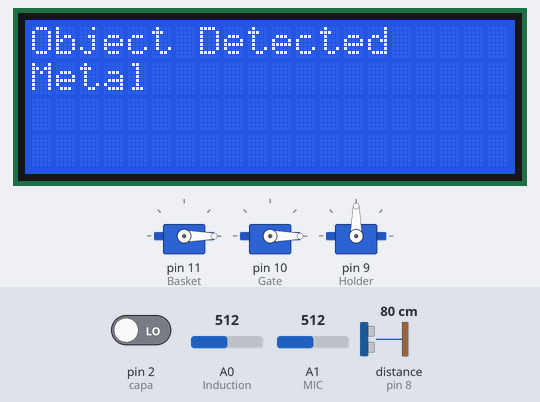
Recording of a sketch running on a simulated Arduino Uno, built with avr-gcc and run on an emulated ATmega328P. Shown: 20×4 character LCD, 3 × servo. Wiring (inferred from the names in the program): ultrasonic range finder: trigger pin 7; echo pin 8. The inputs (shaded band) are chosen by the test bench; at power-on: A0 (Induction) = 512, distance to the obstacle (sensor on pin 8) 80 cm, pin 2 (capa) LOW, A1 (MIC) = 512. The echo pulse lasts 58.3 µs per cm; what the sketch prints to the serial monitor is not drawn.

Above: at 3.7 s.
3.8 s: A0 (Induction) set to 481
At 13.2 s:
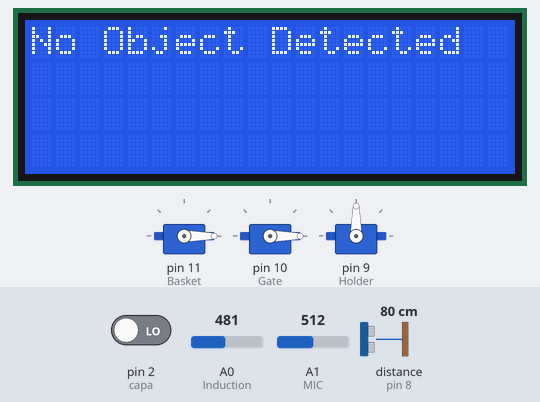
14.1 s: distance to the obstacle (sensor on pin 8) set to 19 cm
23.8 s: distance to the obstacle (sensor on pin 8) set to 15 cm
At 26.5 s:
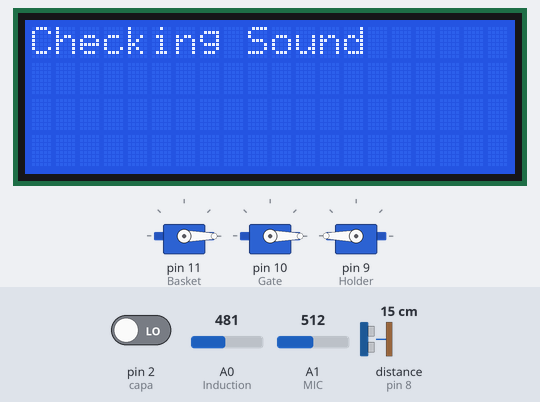
33.5 s: distance to the obstacle (sensor on pin 8) set to 18 cm
At 35.1 s:
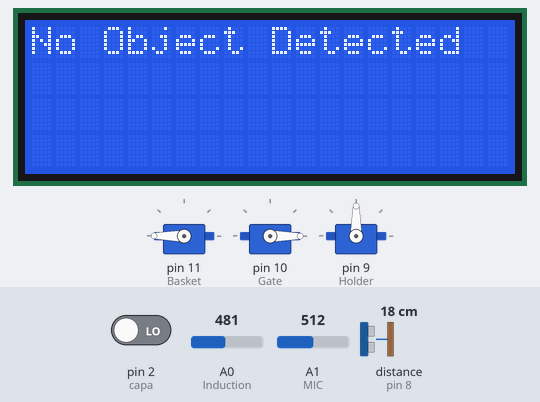
43.2 s: pin 2 (capa) driven HIGH
At 46.5 s:
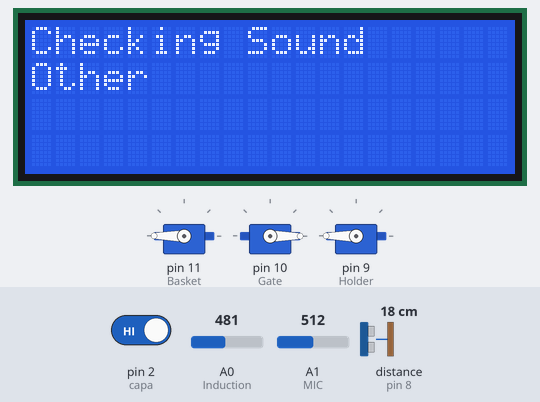
55.2 s: pin 2 (capa) driven LOW
At 61.9 s:
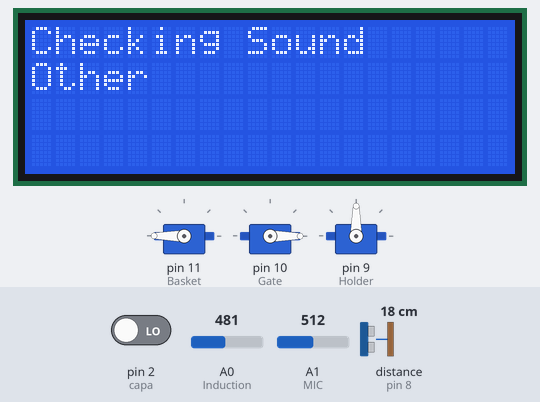
Timing chart, 0 to 63.4 s (numbered marks = the images above; inputs shaded):
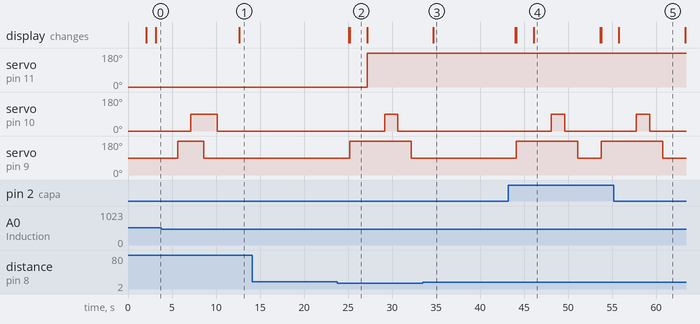

Measured:
- the behaviour switches between 500 and 499 on A0 (Induction) (found by bisection; images 0 and 1)
- the behaviour switches between 17 and 16 cm on distance to the obstacle (sensor on pin 8) (found by bisection; images 1 and 2)
- after the input at 3.8 s, the display: changes after 8.9 s (image 1)
- after the input at 14.1 s, every drawn part: stays the same
- after the input at 23.8 s, servo on pin 11 (Basket): 0° → 180° after 3.4 s; servo on pin 10 (Gate): 0° → 90° after 5.4 s, → 0° 1.5 s later; servo on pin 9 (Holder): 90° → 180° after 1.4 s, → 90° 7.0 s later; the display: first changes after 1.3 s (image 2 shows a later state)
- after the input at 33.5 s, servo on pin 10 (Gate): stays 0° (without the input it goes to 90° after 5.3 s); servo on pin 9 (Holder): stays 90° (without the input it goes to 180° after 1.3 s); the display: changes after 1.2 s (image 3)
- after the input at 43.2 s, servo on pin 10 (Gate): 0° → 90° after 4.9 s, → 0° 1.5 s later; servo on pin 9 (Holder): 90° → 180° after 0.91 s, → 90° 7.0 s later, → 180° 2.6 s later; the display: first changes after 0.79 s (image 4 shows a later state)
- after the input at 55.2 s, servo on pin 9 (Holder): goes on until 60.8 s, then stays 90°

The sketch:

Waste_Sorter.ino
```cpp
#include <Servo.h>
#include <LiquidCrystal_I2C.h>

#define HoldingAngle 90
#define ReleaseAngle 180
#define GateClose 0
#define GateOpen 90
#define METAL  0
#define PG  90
#define Other  180
#define NoiseLevel 800
#define IND 500

LiquidCrystal_I2C lcd(0x27, 20, 4);
Servo Holder;
Servo Basket;
Servo Gate;


//Pins
#define trigPin  7
#define echoPin  8
#define Induction  A0
#define MIC    A1
#define capa  2

//variables:
int indValue;
int i = 0;
int Pipe_Pos = 0;
int Gate_Pos = 0;
int n = 0;

long duration;
int distance;

float metalDetected;

void setup() {
  pinMode(trigPin, OUTPUT);
  pinMode(echoPin, INPUT);
  lcd.init();
  lcd.backlight();
  lcd.setCursor(0, 0);
  lcd.print("Starting");
  Serial.begin(9600);
  Basket.attach(11);
  Gate.attach(10);
  Holder.attach(9);
  lcd.setCursor(0, 1);
  lcd.print("Moving To Orgin");
  Holder.write(HoldingAngle);
  Gate.write(GateClose);
  Basket.write(METAL);
  delay(2000);
  lcd.clear();
}

void loop() {

  delay(500);
  digitalWrite(trigPin, LOW);
  delayMicroseconds(10);
  digitalWrite(trigPin, HIGH);
  delayMicroseconds(30);
  digitalWrite(trigPin, LOW);
  duration = pulseIn(echoPin, HIGH);
  distance = duration * 0.034 / 2;
  Serial.print("Distance: ");
  Serial.println(distance);
  indValue = analogRead(Induction); //Save value that is read from the analog pin A0 to the variable indValue
  delay(10);
  byte CAP = digitalRead(capa); // Digital value for Capacitive S.
  delay(500);
  if (indValue >= IND) { //metal
      lcd.clear();
     lcd.setCursor(0, 0);
      lcd.print("Object Detected");
      lcd.setCursor(0, 1);
      lcd.print("Metal");
      Serial.println("Metal Detected");
      Basket.write(METAL);
      delay(2500);
      Holder.write(ReleaseAngle);
      delay(1500);
      Gate.write(GateOpen);
      delay(1500);
      Holder.write(HoldingAngle);
      delay(1500);
      Gate.write(GateClose);
      delay(1500);

    }
    else if (indValue <= IND && CAP == 1) {//Plastic
      lcd.clear();
      lcd.setCursor(0, 0);
      lcd.print("Object Detected");
      delay(100);
      lcd.clear();
      lcd.setCursor(0, 0);
      lcd.print("Checking Sound");
      unsigned long t = millis();
      Holder.write(ReleaseAngle);
      int maxsound = 0;
      while (millis() - t < 2000) {
        maxsound = max(maxsound, analogRead(MIC));
      }
      if (maxsound > NoiseLevel) { //glass/plastic
        lcd.setCursor(0, 1);
        lcd.print("Plastic/Glass");
        Basket.write(PG);
        delay(2000);
        Gate.write(GateOpen);
        delay(1500);
        Gate.write(GateClose);
        delay(1500);
      } else {
        lcd.setCursor(0, 1);
        lcd.print("Other");
        Basket.write(Other);
        delay(2000);
        Gate.write(GateOpen);
        delay(1500);
        Gate.write(GateClose);
        delay(1500);
      }
      Holder.write(HoldingAngle);
      delay(1500);
    }
    else if (distance <= 15) {
    Serial.println("Object Detected");
    lcd.clear();
    lcd.setCursor(0, 0);
    lcd.print("Object Detected");
    if (indValue <= IND && CAP != 1) {//Glass And Other
      delay(100);
      lcd.clear();
      lcd.setCursor(0, 0);
      lcd.print("Checking Sound");
      unsigned long t = millis();
      Holder.write(ReleaseAngle);
      int maxsound = 0;
      while (millis() - t < 2000) {
        maxsound = max(maxsound, analogRead(MIC));
      }
      if (maxsound > NoiseLevel) { //glass/plastic
        lcd.setCursor(0, 1);
        lcd.print("Plastic/Glass");
        Basket.write(PG);
        delay(2000);
        Gate.write(GateOpen);
        delay(1500);
        Gate.write(GateClose);
        delay(1500);
      } else {
        lcd.setCursor(0, 1);
        lcd.print("Other");
        Basket.write(Other);
        delay(2000);
        Gate.write(GateOpen);
        delay(1500);
        Gate.write(GateClose);
        delay(1500);
      }
      Holder.write(HoldingAngle);
      delay(1500);
    }
  } else {
    lcd.clear();
    lcd.setCursor(0, 0);
    lcd.print("No Object Detected");
  }

}
```
